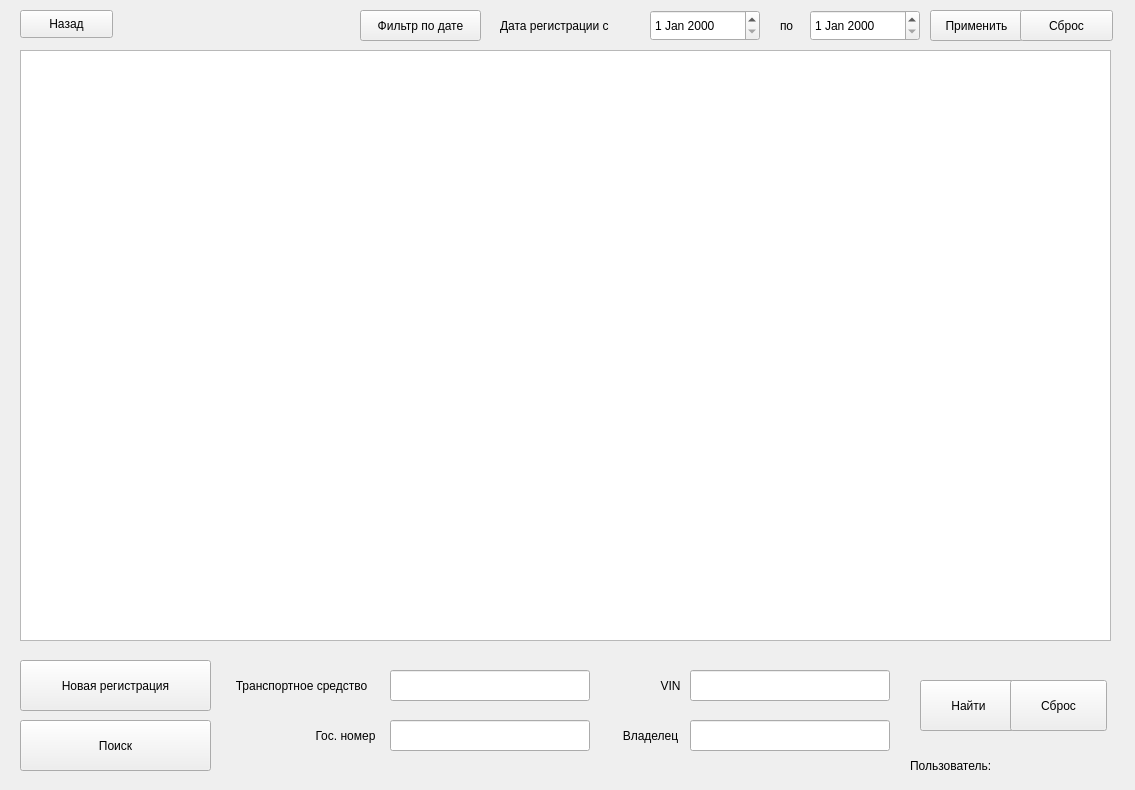
<?xml version="1.0" encoding="UTF-8"?>
<ui version="4.0">
 <class>RegStartWnd</class>
 <widget class="QWidget" name="RegStartWnd">
  <property name="geometry">
   <rect>
    <x>0</x>
    <y>0</y>
    <width>1135</width>
    <height>790</height>
   </rect>
  </property>
  <property name="windowTitle">
   <string>Form</string>
  </property>
  <property name="autoFillBackground">
   <bool>true</bool>
  </property>
  <widget class="QLabel" name="label_acc">
   <property name="geometry">
    <rect>
     <x>910</x>
     <y>750</y>
     <width>261</width>
     <height>31</height>
    </rect>
   </property>
   <property name="styleSheet">
    <string notr="true">font: 9pt &quot;MS Shell Dlg 2&quot;;</string>
   </property>
   <property name="text">
    <string>Пользователь: </string>
   </property>
  </widget>
  <widget class="QPushButton" name="btn_back">
   <property name="geometry">
    <rect>
     <x>20</x>
     <y>10</y>
     <width>93</width>
     <height>28</height>
    </rect>
   </property>
   <property name="styleSheet">
    <string notr="true">font: 9pt &quot;MS Shell Dlg 2&quot;;</string>
   </property>
   <property name="text">
    <string>Назад</string>
   </property>
  </widget>
  <widget class="QTableView" name="tableView">
   <property name="geometry">
    <rect>
     <x>20</x>
     <y>50</y>
     <width>1091</width>
     <height>591</height>
    </rect>
   </property>
   <property name="styleSheet">
    <string notr="true">font: 9pt &quot;Nirmala UI&quot;;</string>
   </property>
  </widget>
  <widget class="QPushButton" name="btn_add">
   <property name="geometry">
    <rect>
     <x>20</x>
     <y>660</y>
     <width>191</width>
     <height>51</height>
    </rect>
   </property>
   <property name="styleSheet">
    <string notr="true">font: 9pt &quot;MS Shell Dlg 2&quot;;</string>
   </property>
   <property name="text">
    <string>Новая регистрация</string>
   </property>
  </widget>
  <widget class="QPushButton" name="btn_showsearch">
   <property name="geometry">
    <rect>
     <x>20</x>
     <y>720</y>
     <width>191</width>
     <height>51</height>
    </rect>
   </property>
   <property name="styleSheet">
    <string notr="true">font: 9pt &quot;MS Shell Dlg 2&quot;;</string>
   </property>
   <property name="text">
    <string>Поиск</string>
   </property>
  </widget>
  <widget class="QLineEdit" name="lineEdit_vehicle">
   <property name="geometry">
    <rect>
     <x>390</x>
     <y>670</y>
     <width>200</width>
     <height>31</height>
    </rect>
   </property>
  </widget>
  <widget class="QLabel" name="label_vehicle">
   <property name="geometry">
    <rect>
     <x>216</x>
     <y>670</y>
     <width>171</width>
     <height>31</height>
    </rect>
   </property>
   <property name="styleSheet">
    <string notr="true">font: 9pt &quot;MS Shell Dlg 2&quot;;</string>
   </property>
   <property name="text">
    <string>Транспортное средство</string>
   </property>
   <property name="alignment">
    <set>Qt::AlignCenter</set>
   </property>
  </widget>
  <widget class="QLineEdit" name="lineEdit_tag">
   <property name="geometry">
    <rect>
     <x>390</x>
     <y>720</y>
     <width>200</width>
     <height>31</height>
    </rect>
   </property>
  </widget>
  <widget class="QLabel" name="label_tag">
   <property name="geometry">
    <rect>
     <x>280</x>
     <y>720</y>
     <width>131</width>
     <height>31</height>
    </rect>
   </property>
   <property name="styleSheet">
    <string notr="true">font: 9pt &quot;MS Shell Dlg 2&quot;;</string>
   </property>
   <property name="text">
    <string>Гос. номер</string>
   </property>
   <property name="alignment">
    <set>Qt::AlignCenter</set>
   </property>
  </widget>
  <widget class="QLineEdit" name="lineEdit_vin">
   <property name="geometry">
    <rect>
     <x>690</x>
     <y>670</y>
     <width>200</width>
     <height>31</height>
    </rect>
   </property>
  </widget>
  <widget class="QLabel" name="label_vin">
   <property name="geometry">
    <rect>
     <x>600</x>
     <y>670</y>
     <width>141</width>
     <height>31</height>
    </rect>
   </property>
   <property name="styleSheet">
    <string notr="true">font: 9pt &quot;MS Shell Dlg 2&quot;;</string>
   </property>
   <property name="text">
    <string>VIN</string>
   </property>
   <property name="alignment">
    <set>Qt::AlignCenter</set>
   </property>
  </widget>
  <widget class="QLineEdit" name="lineEdit_owner">
   <property name="geometry">
    <rect>
     <x>690</x>
     <y>720</y>
     <width>200</width>
     <height>31</height>
    </rect>
   </property>
  </widget>
  <widget class="QLabel" name="label_owner">
   <property name="geometry">
    <rect>
     <x>580</x>
     <y>720</y>
     <width>141</width>
     <height>31</height>
    </rect>
   </property>
   <property name="styleSheet">
    <string notr="true">font: 9pt &quot;MS Shell Dlg 2&quot;;</string>
   </property>
   <property name="text">
    <string>Владелец</string>
   </property>
   <property name="alignment">
    <set>Qt::AlignCenter</set>
   </property>
  </widget>
  <widget class="QPushButton" name="btn_search">
   <property name="geometry">
    <rect>
     <x>920</x>
     <y>680</y>
     <width>97</width>
     <height>51</height>
    </rect>
   </property>
   <property name="styleSheet">
    <string notr="true">font: 9pt &quot;MS Shell Dlg 2&quot;;</string>
   </property>
   <property name="text">
    <string>Найти</string>
   </property>
  </widget>
  <widget class="QPushButton" name="btn_reset">
   <property name="geometry">
    <rect>
     <x>1010</x>
     <y>680</y>
     <width>97</width>
     <height>51</height>
    </rect>
   </property>
   <property name="styleSheet">
    <string notr="true">font: 9pt &quot;MS Shell Dlg 2&quot;;</string>
   </property>
   <property name="text">
    <string>Сброс</string>
   </property>
  </widget>
  <widget class="QPushButton" name="btn_showfilter">
   <property name="geometry">
    <rect>
     <x>360</x>
     <y>10</y>
     <width>121</width>
     <height>31</height>
    </rect>
   </property>
   <property name="styleSheet">
    <string notr="true">font: 9pt &quot;MS Shell Dlg 2&quot;;</string>
   </property>
   <property name="text">
    <string>Фильтр по дате</string>
   </property>
  </widget>
  <widget class="QDateEdit" name="dateEditfrom">
   <property name="geometry">
    <rect>
     <x>650</x>
     <y>10</y>
     <width>110</width>
     <height>31</height>
    </rect>
   </property>
   <property name="styleSheet">
    <string notr="true">font: 9pt &quot;MS Shell Dlg 2&quot;;</string>
   </property>
  </widget>
  <widget class="QLabel" name="label_datefrom">
   <property name="geometry">
    <rect>
     <x>500</x>
     <y>10</y>
     <width>141</width>
     <height>31</height>
    </rect>
   </property>
   <property name="styleSheet">
    <string notr="true">font: 9pt &quot;MS Shell Dlg 2&quot;;</string>
   </property>
   <property name="text">
    <string>Дата регистрации с</string>
   </property>
  </widget>
  <widget class="QDateEdit" name="dateEdit_to">
   <property name="geometry">
    <rect>
     <x>810</x>
     <y>10</y>
     <width>110</width>
     <height>31</height>
    </rect>
   </property>
   <property name="styleSheet">
    <string notr="true">font: 9pt &quot;MS Shell Dlg 2&quot;;</string>
   </property>
  </widget>
  <widget class="QLabel" name="label_dateto">
   <property name="geometry">
    <rect>
     <x>780</x>
     <y>10</y>
     <width>31</width>
     <height>31</height>
    </rect>
   </property>
   <property name="styleSheet">
    <string notr="true">font: 9pt &quot;MS Shell Dlg 2&quot;;</string>
   </property>
   <property name="text">
    <string>по</string>
   </property>
  </widget>
  <widget class="QPushButton" name="btn_applyfilter">
   <property name="geometry">
    <rect>
     <x>930</x>
     <y>10</y>
     <width>93</width>
     <height>31</height>
    </rect>
   </property>
   <property name="styleSheet">
    <string notr="true">font: 9pt &quot;MS Shell Dlg 2&quot;;</string>
   </property>
   <property name="text">
    <string>Применить</string>
   </property>
  </widget>
  <widget class="QPushButton" name="btn_resetfilter">
   <property name="geometry">
    <rect>
     <x>1020</x>
     <y>10</y>
     <width>93</width>
     <height>31</height>
    </rect>
   </property>
   <property name="styleSheet">
    <string notr="true">font: 9pt &quot;MS Shell Dlg 2&quot;;</string>
   </property>
   <property name="text">
    <string>Сброс</string>
   </property>
  </widget>
 </widget>
 <resources/>
 <connections/>
</ui>
